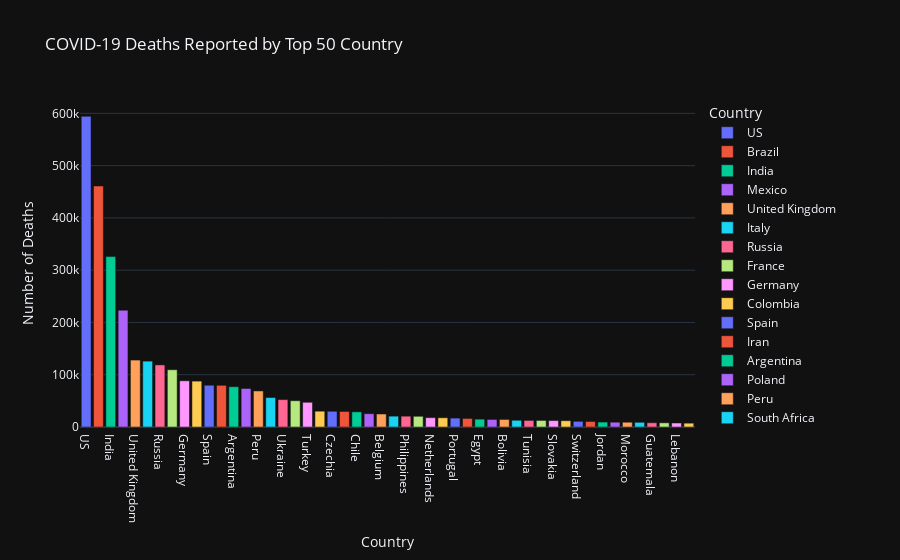

Source (notebook cell):
### Code cell
# Create a bar plot for the top 50 countries with the highest total deaths
fig = px.bar(
    death_df.head(50),  
    x='Country/Region',
    y='Death',
    color='Country/Region',
    title='COVID-19 Deaths Reported by Top 50 Country',  # Set the plot title
    labels={'Death': 'Number of Deaths', 'Country/Region': 'Country'},
    template='plotly_dark'
)
fig.show()

### Figure 1 — Plotly figure (JSON) as saved in the notebook; plotly's stock layout.template omitted (floating-point values rounded to 4 significant figures)
{"data": [{"hovertemplate": "Country=%{x}<br>Number of Deaths=%{y}<extra></extra>", "legendgroup": "US", "marker": {"color": "#636efa", "pattern": {"shape": ""}}, "name": "US", "orientation": "v", "showlegend": true, "textposition": "auto", "type": "bar", "x": ["US"], "xaxis": "x", "y": [594306], "yaxis": "y"}, {"hovertemplate": "Country=%{x}<br>Number of Deaths=%{y}<extra></extra>", "legendgroup": "Brazil", "marker": {"color": "#EF553B", "pattern": {"shape": ""}}, "name": "Brazil", "orientation": "v", "showlegend": true, "textposition": "auto", "type": "bar", "x": ["Brazil"], "xaxis": "x", "y": [461057], "yaxis": "y"}, {"hovertemplate": "Country=%{x}<br>Number of Deaths=%{y}<extra></extra>", "legendgroup": "India", "marker": {"color": "#00cc96", "pattern": {"shape": ""}}, "name": "India", "orientation": "v", "showlegend": true, "textposition": "auto", "type": "bar", "x": ["India"], "xaxis": "x", "y": [325972], "yaxis": "y"}, {"hovertemplate": "Country=%{x}<br>Number of Deaths=%{y}<extra></extra>", "legendgroup": "Mexico", "marker": {"color": "#ab63fa", "pattern": {"shape": ""}}, "name": "Mexico", "orientation": "v", "showlegend": true, "textposition": "auto", "type": "bar", "x": ["Mexico"], "xaxis": "x", "y": [223455], "yaxis": "y"}, {"hovertemplate": "Country=%{x}<br>Number of Deaths=%{y}<extra></extra>", "legendgroup": "United Kingdom", "marker": {"color": "#FFA15A", "pattern": {"shape": ""}}, "name": "United Kingdom", "orientation": "v", "showlegend": true, "textposition": "auto", "type": "bar", "x": ["United Kingdom"], "xaxis": "x", "y": [128037], "yaxis": "y"}, {"hovertemplate": "Country=%{x}<br>Number of Deaths=%{y}<extra></extra>", "legendgroup": "Italy", "marker": {"color": "#19d3f3", "pattern": {"shape": ""}}, "name": "Italy", "orientation": "v", "showlegend": true, "textposition": "auto", "type": "bar", "x": ["Italy"], "xaxis": "x", "y": [126002], "yaxis": "y"}, {"hovertemplate": "Country=%{x}<br>Number of Deaths=%{y}<extra></extra>", "legendgroup": "Russia", "marker": {"color": "#FF6692", "pattern": {"shape": ""}}, "name": "Russia", "orientation": "v", "showlegend": true, "textposition": "auto", "type": "bar", "x": ["Russia"], "xaxis": "x", "y": [118781], "yaxis": "y"}, {"hovertemplate": "Country=%{x}<br>Number of Deaths=%{y}<extra></extra>", "legendgroup": "France", "marker": {"color": "#B6E880", "pattern": {"shape": ""}}, "name": "France", "orientation": "v", "showlegend": true, "textposition": "auto", "type": "bar", "x": ["France"], "xaxis": "x", "y": [109518], "yaxis": "y"}, {"hovertemplate": "Country=%{x}<br>Number of Deaths=%{y}<extra></extra>", "legendgroup": "Germany", "marker": {"color": "#FF97FF", "pattern": {"shape": ""}}, "name": "Germany", "orientation": "v", "showlegend": true, "textposition": "auto", "type": "bar", "x": ["Germany"], "xaxis": "x", "y": [88413], "yaxis": "y"}, {"hovertemplate": "Country=%{x}<br>Number of Deaths=%{y}<extra></extra>", "legendgroup": "Colombia", "marker": {"color": "#FECB52", "pattern": {"shape": ""}}, "name": "Colombia", "orientation": "v", "showlegend": true, "textposition": "auto", "type": "bar", "x": ["Colombia"], "xaxis": "x", "y": [87747], "yaxis": "y"}, {"hovertemplate": "Country=%{x}<br>Number of Deaths=%{y}<extra></extra>", "legendgroup": "Spain", "marker": {"color": "#636efa", "pattern": {"shape": ""}}, "name": "Spain", "orientation": "v", "showlegend": true, "textposition": "auto", "type": "bar", "x": ["Spain"], "xaxis": "x", "y": [79905], "yaxis": "y"}, {"hovertemplate": "Country=%{x}<br>Number of Deaths=%{y}<extra></extra>", "legendgroup": "Iran", "marker": {"color": "#EF553B", "pattern": {"shape": ""}}, "name": "Iran", "orientation": "v", "showlegend": true, "textposition": "auto", "type": "bar", "x": ["Iran"], "xaxis": "x", "y": [79741], "yaxis": "y"}, {"hovertemplate": "Country=%{x}<br>Number of Deaths=%{y}<extra></extra>", "legendgroup": "Argentina", "marker": {"color": "#00cc96", "pattern": {"shape": ""}}, "name": "Argentina", "orientation": "v", "showlegend": true, "textposition": "auto", "type": "bar", "x": ["Argentina"], "xaxis": "x", "y": [77108], "yaxis": "y"}, {"hovertemplate": "Country=%{x}<br>Number of Deaths=%{y}<extra></extra>", "legendgroup": "Poland", "marker": {"color": "#ab63fa", "pattern": {"shape": ""}}, "name": "Poland", "orientation": "v", "showlegend": true, "textposition": "auto", "type": "bar", "x": ["Poland"], "xaxis": "x", "y": [73682], "yaxis": "y"}, {"hovertemplate": "Country=%{x}<br>Number of Deaths=%{y}<extra></extra>", "legendgroup": "Peru", "marker": {"color": "#FFA15A", "pattern": {"shape": ""}}, "name": "Peru", "orientation": "v", "showlegend": true, "textposition": "auto", "type": "bar", "x": ["Peru"], "xaxis": "x", "y": [68978], "yaxis": "y"}, {"hovertemplate": "Country=%{x}<br>Number of Deaths=%{y}<extra></extra>", "legendgroup": "South Africa", "marker": {"color": "#19d3f3", "pattern": {"shape": ""}}, "name": "South Africa", "orientation": "v", "showlegend": true, "textposition": "auto", "type": "bar", "x": ["South Africa"], "xaxis": "x", "y": [56363], "yaxis": "y"}, {"hovertemplate": "Country=%{x}<br>Number of Deaths=%{y}<extra></extra>", "legendgroup": "Ukraine", "marker": {"color": "#FF6692", "pattern": {"shape": ""}}, "name": "Ukraine", "orientation": "v", "showlegend": true, "textposition": "auto", "type": "bar", "x": ["Ukraine"], "xaxis": "x", "y": [52414], "yaxis": "y"}, {"hovertemplate": "Country=%{x}<br>Number of Deaths=%{y}<extra></extra>", "legendgroup": "Indonesia", "marker": {"color": "#B6E880", "pattern": {"shape": ""}}, "name": "Indonesia", "orientation": "v", "showlegend": true, "textposition": "auto", "type": "bar", "x": ["Indonesia"], "xaxis": "x", "y": [50262], "yaxis": "y"}, {"hovertemplate": "Country=%{x}<br>Number of Deaths=%{y}<extra></extra>", "legendgroup": "Turkey", "marker": {"color": "#FF97FF", "pattern": {"shape": ""}}, "name": "Turkey", "orientation": "v", "showlegend": true, "textposition": "auto", "type": "bar", "x": ["Turkey"], "xaxis": "x", "y": [47271], "yaxis": "y"}, {"hovertemplate": "Country=%{x}<br>Number of Deaths=%{y}<extra></extra>", "legendgroup": "Romania", "marker": {"color": "#FECB52", "pattern": {"shape": ""}}, "name": "Romania", "orientation": "v", "showlegend": true, "textposition": "auto", "type": "bar", "x": ["Romania"], "xaxis": "x", "y": [30247], "yaxis": "y"}, {"hovertemplate": "Country=%{x}<br>Number of Deaths=%{y}<extra></extra>", "legendgroup": "Czechia", "marker": {"color": "#636efa", "pattern": {"shape": ""}}, "name": "Czechia", "orientation": "v", "showlegend": true, "textposition": "auto", "type": "bar", "x": ["Czechia"], "xaxis": "x", "y": [30101], "yaxis": "y"}, {"hovertemplate": "Country=%{x}<br>Number of Deaths=%{y}<extra></extra>", "legendgroup": "Hungary", "marker": {"color": "#EF553B", "pattern": {"shape": ""}}, "name": "Hungary", "orientation": "v", "showlegend": true, "textposition": "auto", "type": "bar", "x": ["Hungary"], "xaxis": "x", "y": [29709], "yaxis": "y"}, {"hovertemplate": "Country=%{x}<br>Number of Deaths=%{y}<extra></extra>", "legendgroup": "Chile", "marker": {"color": "#00cc96", "pattern": {"shape": ""}}, "name": "Chile", "orientation": "v", "showlegend": true, "textposition": "auto", "type": "bar", "x": ["Chile"], "xaxis": "x", "y": [29047], "yaxis": "y"}, {"hovertemplate": "Country=%{x}<br>Number of Deaths=%{y}<extra></extra>", "legendgroup": "Canada", "marker": {"color": "#ab63fa", "pattern": {"shape": ""}}, "name": "Canada", "orientation": "v", "showlegend": true, "textposition": "auto", "type": "bar", "x": ["Canada"], "xaxis": "x", "y": [25451], "yaxis": "y"}, {"hovertemplate": "Country=%{x}<br>Number of Deaths=%{y}<extra></extra>", "legendgroup": "Belgium", "marker": {"color": "#FFA15A", "pattern": {"shape": ""}}, "name": "Belgium", "orientation": "v", "showlegend": true, "textposition": "auto", "type": "bar", "x": ["Belgium"], "xaxis": "x", "y": [24921], "yaxis": "y"}, {"hovertemplate": "Country=%{x}<br>Number of Deaths=%{y}<extra></extra>", "legendgroup": "Pakistan", "marker": {"color": "#19d3f3", "pattern": {"shape": ""}}, "name": "Pakistan", "orientation": "v", "showlegend": true, "textposition": "auto", "type": "bar", "x": ["Pakistan"], "xaxis": "x", "y": [20736], "yaxis": "y"}, {"hovertemplate": "Country=%{x}<br>Number of Deaths=%{y}<extra></extra>", "legendgroup": "Philippines", "marker": {"color": "#FF6692", "pattern": {"shape": ""}}, "name": "Philippines", "orientation": "v", "showlegend": true, "textposition": "auto", "type": "bar", "x": ["Philippines"], "xaxis": "x", "y": [20722], "yaxis": "y"}, {"hovertemplate": "Country=%{x}<br>Number of Deaths=%{y}<extra></extra>", "legendgroup": "Ecuador", "marker": {"color": "#B6E880", "pattern": {"shape": ""}}, "name": "Ecuador", "orientation": "v", "showlegend": true, "textposition": "auto", "type": "bar", "x": ["Ecuador"], "xaxis": "x", "y": [20485], "yaxis": "y"}, {"hovertemplate": "Country=%{x}<br>Number of Deaths=%{y}<extra></extra>", "legendgroup": "Netherlands", "marker": {"color": "#FF97FF", "pattern": {"shape": ""}}, "name": "Netherlands", "orientation": "v", "showlegend": true, "textposition": "auto", "type": "bar", "x": ["Netherlands"], "xaxis": "x", "y": [17889], "yaxis": "y"}, {"hovertemplate": "Country=%{x}<br>Number of Deaths=%{y}<extra></extra>", "legendgroup": "Bulgaria", "marker": {"color": "#FECB52", "pattern": {"shape": ""}}, "name": "Bulgaria", "orientation": "v", "showlegend": true, "textposition": "auto", "type": "bar", "x": ["Bulgaria"], "xaxis": "x", "y": [17657], "yaxis": "y"}, {"hovertemplate": "Country=%{x}<br>Number of Deaths=%{y}<extra></extra>", "legendgroup": "Portugal", "marker": {"color": "#636efa", "pattern": {"shape": ""}}, "name": "Portugal", "orientation": "v", "showlegend": true, "textposition": "auto", "type": "bar", "x": ["Portugal"], "xaxis": "x", "y": [17023], "yaxis": "y"}, {"hovertemplate": "Country=%{x}<br>Number of Deaths=%{y}<extra></extra>", "legendgroup": "Iraq", "marker": {"color": "#EF553B", "pattern": {"shape": ""}}, "name": "Iraq", "orientation": "v", "showlegend": true, "textposition": "auto", "type": "bar", "x": ["Iraq"], "xaxis": "x", "y": [16334], "yaxis": "y"}, {"hovertemplate": "Country=%{x}<br>Number of Deaths=%{y}<extra></extra>", "legendgroup": "Egypt", "marker": {"color": "#00cc96", "pattern": {"shape": ""}}, "name": "Egypt", "orientation": "v", "showlegend": true, "textposition": "auto", "type": "bar", "x": ["Egypt"], "xaxis": "x", "y": [15001], "yaxis": "y"}, {"hovertemplate": "Country=%{x}<br>Number of Deaths=%{y}<extra></extra>", "legendgroup": "Sweden", "marker": {"color": "#ab63fa", "pattern": {"shape": ""}}, "name": "Sweden", "orientation": "v", "showlegend": true, "textposition": "auto", "type": "bar", "x": ["Sweden"], "xaxis": "x", "y": [14451], "yaxis": "y"}, {"hovertemplate": "Country=%{x}<br>Number of Deaths=%{y}<extra></extra>", "legendgroup": "Bolivia", "marker": {"color": "#FFA15A", "pattern": {"shape": ""}}, "name": "Bolivia", "orientation": "v", "showlegend": true, "textposition": "auto", "type": "bar", "x": ["Bolivia"], "xaxis": "x", "y": [14435], "yaxis": "y"}, {"hovertemplate": "Country=%{x}<br>Number of Deaths=%{y}<extra></extra>", "legendgroup": "Japan", "marker": {"color": "#19d3f3", "pattern": {"shape": ""}}, "name": "Japan", "orientation": "v", "showlegend": true, "textposition": "auto", "type": "bar", "x": ["Japan"], "xaxis": "x", "y": [12877], "yaxis": "y"}, {"hovertemplate": "Country=%{x}<br>Number of Deaths=%{y}<extra></extra>", "legendgroup": "Tunisia", "marker": {"color": "#FF6692", "pattern": {"shape": ""}}, "name": "Tunisia", "orientation": "v", "showlegend": true, "textposition": "auto", "type": "bar", "x": ["Tunisia"], "xaxis": "x", "y": [12574], "yaxis": "y"}, {"hovertemplate": "Country=%{x}<br>Number of Deaths=%{y}<extra></extra>", "legendgroup": "Bangladesh", "marker": {"color": "#B6E880", "pattern": {"shape": ""}}, "name": "Bangladesh", "orientation": "v", "showlegend": true, "textposition": "auto", "type": "bar", "x": ["Bangladesh"], "xaxis": "x", "y": [12549], "yaxis": "y"}, {"hovertemplate": "Country=%{x}<br>Number of Deaths=%{y}<extra></extra>", "legendgroup": "Slovakia", "marker": {"color": "#FF97FF", "pattern": {"shape": ""}}, "name": "Slovakia", "orientation": "v", "showlegend": true, "textposition": "auto", "type": "bar", "x": ["Slovakia"], "xaxis": "x", "y": [12333], "yaxis": "y"}, {"hovertemplate": "Country=%{x}<br>Number of Deaths=%{y}<extra></extra>", "legendgroup": "Greece", "marker": {"color": "#FECB52", "pattern": {"shape": ""}}, "name": "Greece", "orientation": "v", "showlegend": true, "textposition": "auto", "type": "bar", "x": ["Greece"], "xaxis": "x", "y": [12024], "yaxis": "y"}, {"hovertemplate": "Country=%{x}<br>Number of Deaths=%{y}<extra></extra>", "legendgroup": "Switzerland", "marker": {"color": "#636efa", "pattern": {"shape": ""}}, "name": "Switzerland", "orientation": "v", "showlegend": true, "textposition": "auto", "type": "bar", "x": ["Switzerland"], "xaxis": "x", "y": [10805], "yaxis": "y"}, {"hovertemplate": "Country=%{x}<br>Number of Deaths=%{y}<extra></extra>", "legendgroup": "Austria", "marker": {"color": "#EF553B", "pattern": {"shape": ""}}, "name": "Austria", "orientation": "v", "showlegend": true, "textposition": "auto", "type": "bar", "x": ["Austria"], "xaxis": "x", "y": [10592], "yaxis": "y"}, {"hovertemplate": "Country=%{x}<br>Number of Deaths=%{y}<extra></extra>", "legendgroup": "Jordan", "marker": {"color": "#00cc96", "pattern": {"shape": ""}}, "name": "Jordan", "orientation": "v", "showlegend": true, "textposition": "auto", "type": "bar", "x": ["Jordan"], "xaxis": "x", "y": [9436], "yaxis": "y"}, {"hovertemplate": "Country=%{x}<br>Number of Deaths=%{y}<extra></extra>", "legendgroup": "Bosnia and Herzegovina", "marker": {"color": "#ab63fa", "pattern": {"shape": ""}}, "name": "Bosnia and Herzegovina", "orientation": "v", "showlegend": true, "textposition": "auto", "type": "bar", "x": ["Bosnia and Herzegovina"], "xaxis": "x", "y": [9211], "yaxis": "y"}, {"hovertemplate": "Country=%{x}<br>Number of Deaths=%{y}<extra></extra>", "legendgroup": "Morocco", "marker": {"color": "#FFA15A", "pattern": {"shape": ""}}, "name": "Morocco", "orientation": "v", "showlegend": true, "textposition": "auto", "type": "bar", "x": ["Morocco"], "xaxis": "x", "y": [9138], "yaxis": "y"}, {"hovertemplate": "Country=%{x}<br>Number of Deaths=%{y}<extra></extra>", "legendgroup": "Paraguay", "marker": {"color": "#19d3f3", "pattern": {"shape": ""}}, "name": "Paraguay", "orientation": "v", "showlegend": true, "textposition": "auto", "type": "bar", "x": ["Paraguay"], "xaxis": "x", "y": [8987], "yaxis": "y"}, {"hovertemplate": "Country=%{x}<br>Number of Deaths=%{y}<extra></extra>", "legendgroup": "Guatemala", "marker": {"color": "#FF6692", "pattern": {"shape": ""}}, "name": "Guatemala", "orientation": "v", "showlegend": true, "textposition": "auto", "type": "bar", "x": ["Guatemala"], "xaxis": "x", "y": [8121], "yaxis": "y"}, {"hovertemplate": "Country=%{x}<br>Number of Deaths=%{y}<extra></extra>", "legendgroup": "Croatia", "marker": {"color": "#B6E880", "pattern": {"shape": ""}}, "name": "Croatia", "orientation": "v", "showlegend": true, "textposition": "auto", "type": "bar", "x": ["Croatia"], "xaxis": "x", "y": [8002], "yaxis": "y"}, {"hovertemplate": "Country=%{x}<br>Number of Deaths=%{y}<extra></extra>", "legendgroup": "Lebanon", "marker": {"color": "#FF97FF", "pattern": {"shape": ""}}, "name": "Lebanon", "orientation": "v", "showlegend": true, "textposition": "auto", "type": "bar", "x": ["Lebanon"], "xaxis": "x", "y": [7718], "yaxis": "y"}, {"hovertemplate": "Country=%{x}<br>Number of Deaths=%{y}<extra></extra>", "legendgroup": "Saudi Arabia", "marker": {"color": "#FECB52", "pattern": {"shape": ""}}, "name": "Saudi Arabia", "orientation": "v", "showlegend": true, "textposition": "auto", "type": "bar", "x": ["Saudi Arabia"], "xaxis": "x", "y": [7334], "yaxis": "y"}], "layout": {"barmode": "relative", "legend": {"title": {"text": "Country"}, "tracegroupgap": 0}, "title": {"text": "COVID-19 Deaths Reported by Top 50 Country"}, "xaxis": {"anchor": "y", "categoryarray": ["US", "Brazil", "India", "Mexico", "United Kingdom", "Italy", "Russia", "France", "Germany", "Colombia", "Spain", "Iran", "Argentina", "Poland", "Peru", "South Africa", "Ukraine", "Indonesia", "Turkey", "Romania", "Czechia", "Hungary", "Chile", "Canada", "Belgium", "Pakistan", "Philippines", "Ecuador", "Netherlands", "Bulgaria", "Portugal", "Iraq", "Egypt", "Sweden", "Bolivia", "Japan", "Tunisia", "Bangladesh", "Slovakia", "Greece", "Switzerland", "Austria", "Jordan", "Bosnia and Herzegovina", "Morocco", "Paraguay", "Guatemala", "Croatia", "Lebanon", "Saudi Arabia"], "categoryorder": "array", "domain": [0, 1], "title": {"text": "Country"}}, "yaxis": {"anchor": "x", "domain": [0, 1], "title": {"text": "Number of Deaths"}}}}
